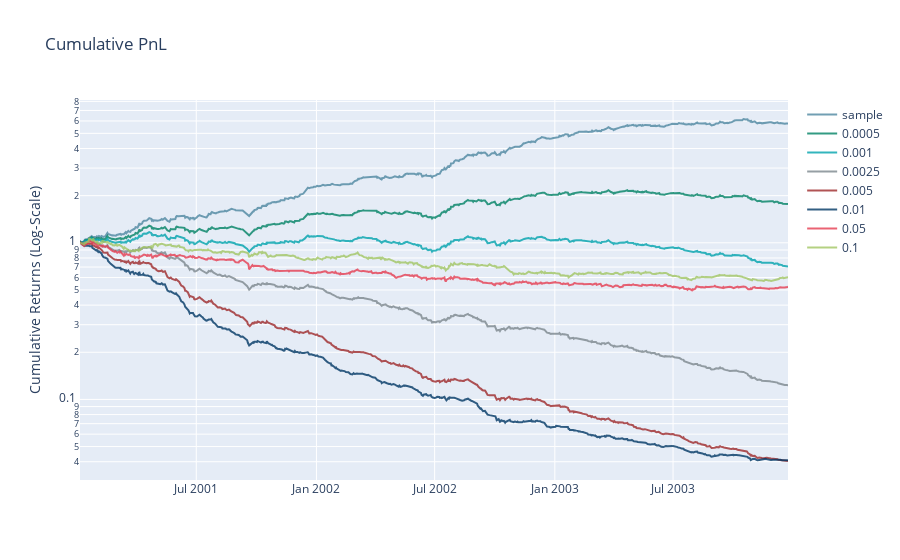

This figure's notebook cell:
### Code cell
plotting(pnl_results, transaction_costs)

### Figure 1 — Plotly figure (JSON) as saved in the notebook; plotly's stock layout.template omitted (floating-point values rounded to 4 significant figures; data arrays with more than 128 entries replaced by an {"elided": "..."} marker saying what was removed)
{"data": [{"line": {"color": "#4E87A0", "width": 2}, "name": "sample", "opacity": 0.8, "type": "scatter", "x": {"elided": "746 str values"}, "y": {"elided": "746 float values"}}, {"line": {"color": "#008264", "width": 2}, "name": "0.0005", "opacity": 0.8, "type": "scatter", "x": {"elided": "746 str values"}, "y": {"elided": "746 float values"}}, {"line": {"color": "#00A3AD", "width": 2}, "name": "0.001", "opacity": 0.8, "type": "scatter", "x": {"elided": "746 str values"}, "y": {"elided": "746 float values"}}, {"line": {"color": "#7C878E", "width": 2}, "name": "0.0025", "opacity": 0.8, "type": "scatter", "x": {"elided": "746 str values"}, "y": {"elided": "746 float values"}}, {"line": {"color": "#9E2A2B", "width": 2}, "name": "0.005", "opacity": 0.8, "type": "scatter", "x": {"elided": "746 str values"}, "y": {"elided": "746 float values"}}, {"line": {"color": "#003865", "width": 2}, "name": "0.01", "opacity": 0.8, "type": "scatter", "x": {"elided": "746 str values"}, "y": {"elided": "746 float values"}}, {"line": {"color": "#E53D51", "width": 2}, "name": "0.05", "opacity": 0.8, "type": "scatter", "x": {"elided": "746 str values"}, "y": {"elided": "746 float values"}}, {"line": {"color": "#A2C663", "width": 2}, "name": "0.1", "opacity": 0.8, "type": "scatter", "x": {"elided": "746 str values"}, "y": {"elided": "746 float values"}}], "layout": {"title": {"text": "Cumulative PnL"}, "yaxis": {"title": {"text": "Cumulative Returns (Log-Scale)"}, "type": "log"}}}
